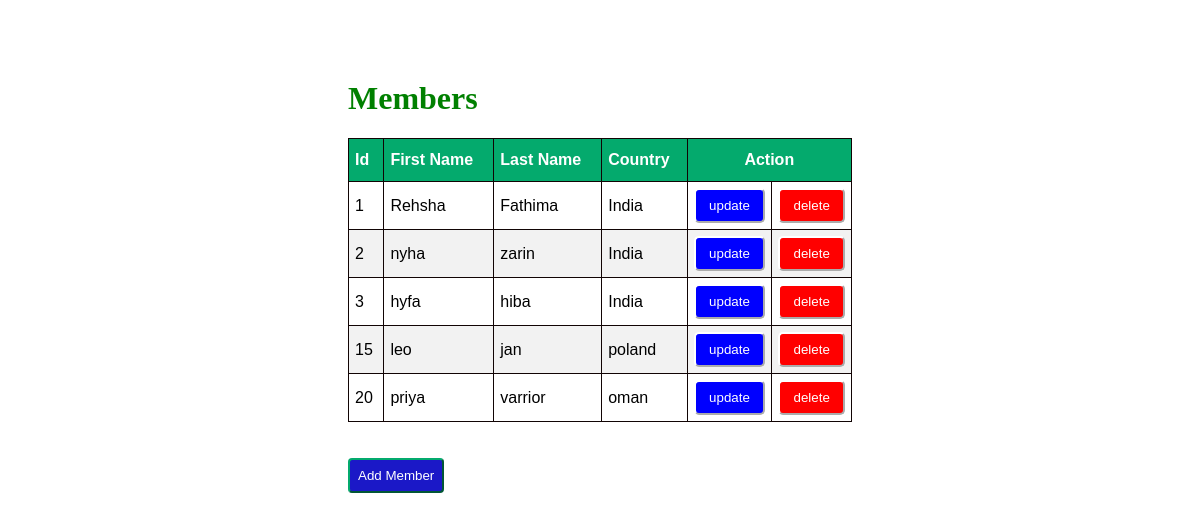
The page / on the database its author committed.
### newapp/models.py (models this page shows)
class Member(models.Model):
    firstname=models.CharField(max_length=100)
    lastname=models.CharField(max_length=100)
    country=models.CharField(max_length=100)

### newapp/views.py (the view)
# urls.py: path('', views.index,name="index"),
def index(request):
    mem=Member.objects.all()
    return render(request,'index.html',{'mem':mem})

### newapp/templates/index.html (shortened to what this page needs)
<!DOCTYPE html>
<html lang="en">
<head>
</head>
{% load static %}
<link rel="stylesheet" href="{% static 'style.css' %}"
<body>
    <div class="container">
        <h1>Members</h1>
        <table id="customers" border="1">
            <thead>
                <th>Id</th>
                <th>First Name</th>
                <th>Last Name</th>
                <th>Country</th>
                <th colspan="2" id="mid">Action</th>
            </thead>
            {% for x in mem %}
            <tr>
                <td>{{x.id}}</td>
                <td>{{x.firstname}}</td>
                <td>{{x.lastname}}</td>
                <td>{{x.country}}</td>
                <td>
                    <a href="update/{{x.id}}"><button id="up">update</button></a>
                </td>
                <td>
                    <a href="delete/{{x.id}}"><button id="del">delete</button></a>
                </td>
            </tr>
            {% endfor %}
        </table>
        <br><br>
    <a href="{% url 'add' %}"><button id="new3">Add Member</button></a>
    </div>
</body>
</html>

### newapp/static/style.css (style rules this page uses)
.container { margin: 80px 240px 60px 240px; padding: 0px 100px 100px 100px; }
#customers { font-family: Arial, Helvetica, sans-serif; border-collapse: collapse; width: 100%; }
#customers td, #customers th { border: 1px solid rgb(17, 4, 4); padding: 6px; }
#customers tr:nth-child(even) { background-color: #f2f2f2; }
#customers th { padding-top: 12px; padding-bottom: 12px; text-align: left; background-color: #04AA6D; color: white; }
#customers #mid { text-align: center; }
#customers #up { background-color: blue; border-color: white; border-radius: 5px; padding: 8px; color: white; }
#customers #del { background-color: red; border-color: white; border-radius: 5px; padding: 8px; color: white; }
#customers button { width: 100%; }
h1 { color: green; }
.container #new3 { padding: 8px; background-color: rgb(27, 24, 199); color: white; border-radius: 4px; border-color: #04AA6D; }

### rows shown on the page
Member: id "1", firstname "Rehsha", lastname "Fathima", country "India"
Member: id "2", firstname "nyha", lastname "zarin", country "India"
Member: id "3", firstname "hyfa", lastname "hiba", country "India"
Member: id "15", firstname "leo", lastname "jan", country "poland"
Member: id "20", firstname "priya", lastname "varrior", country "oman"
